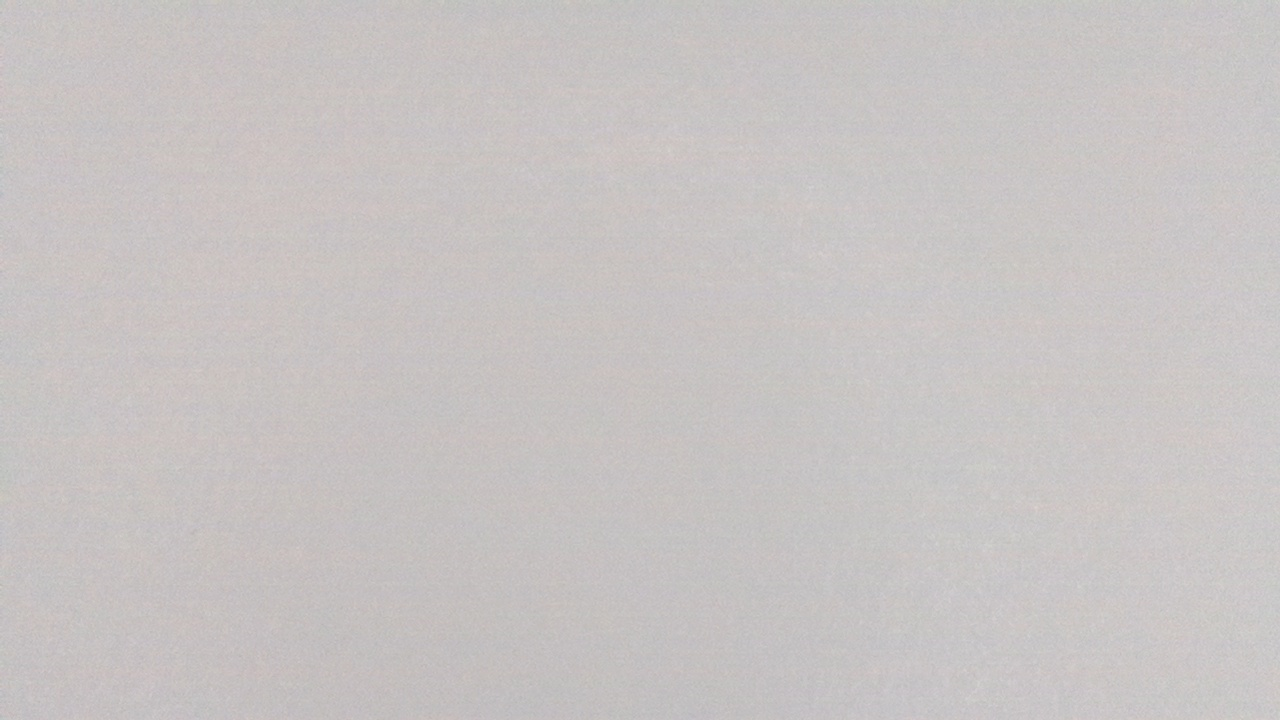
#> input picture asset/image-bg.jpg, 1280 x 720 px
$ python -i preprocess.py   (imports and definitions only)
#> lines starting #> are read from the running program, lines starting #| are printed output that depends on the picture; after the words box and inside, x2 and y2 are one past the last pixel; in counts of white or black regions, pixels touching at a corner belong together
#> further down, picture is the input picture: shape (720, 1280, 3); mean B, G, R 194.8, 195.3, 199.6
### src/utils/contour_utils.py
"""This module contains utility functions that deal with contour and threshold image."""
from typing import List

import cv2
import numpy as np


def filter_out_small_contours(thresh_img: np.ndarray, min_contour_area: float) -> np.ndarray:
    """Filter out contours that are less than the `min_contour_area` by filling the `thresh_img`
    as black where the contours are found.

    Expects `thresh_img` to be a grayscale image with bg as black and fg as white.
    """
    # Make copy of thresh_img
    thresh_img = thresh_img.copy()

    # Find the contours
    contours, _ = cv2.findContours(thresh_img, cv2.RETR_EXTERNAL, cv2.CHAIN_APPROX_SIMPLE)

    # Filter out small contours
    contours_to_fill = []
    for contour in contours:
        if cv2.contourArea(contour) < min_contour_area:
            contours_to_fill.append(contour)

    # Fill small contours
    cv2.drawContours(thresh_img, contours_to_fill, -1, 0, -1)

    return thresh_img


# [61 lines left out: functions filter_for_largest_contour, has_contour_of_size, get_contour_center_x_position, get_contour_center_y_position, sort_contours_by_axis, not called in this run]

### src/tasks/preprocess.py
"""This module contains functions that will perform preprocessing of frame before
finding the connector or wires."""
from dataclasses import dataclass

import cv2
import numpy as np

from ..utils import contour_utils

DEFAULT_LOWEST_V_VALUE = 150  # Default lowest V value in HSV for being considered background
DEFAULT_HIGHEST_BINARY_THRESHOLD = 150  # Default binary threshold for separating fg and bg
MINIMUM_VALID_CONTOUR_AREA = 2000  # Minimum area to be considered a contour of an object

# Proportion of frame to disregard when searching if wire connector candidate is present
DISREGARD_WIDTH_PERCENTAGE = 0.3
DISREGARD_HEIGHT_PERCENTAGE = 0.5
# Minimum area of contour to consider as possible candidate for wire connector
MINIMUM_VALID_CONNECTOR_AREA = 10000


@dataclass
class CheckSectionPositions:
    """A dataclass to hold information on the section of frame to
    check for presence of wire connector candidate.
    """

    start_x_pos: int
    end_x_pos: int
    start_y_pos: int
    end_y_pos: int


# [23 lines left out: function threshold_with_inRange, not called in this run]


def threshold_with_otsu(frame: np.ndarray) -> np.ndarray:
    """Perform thresholing by using otsu thresholding.

    The returned threshold image will have the background appears as black and the
    wire assy appears as white.
    """
    # Convert frame to gray
    gray = cv2.cvtColor(frame, cv2.COLOR_BGR2GRAY)

    # Apply otsu thresholding
    otsu_threshold, thresh_img = cv2.threshold(gray, 0, 255, cv2.THRESH_OTSU)
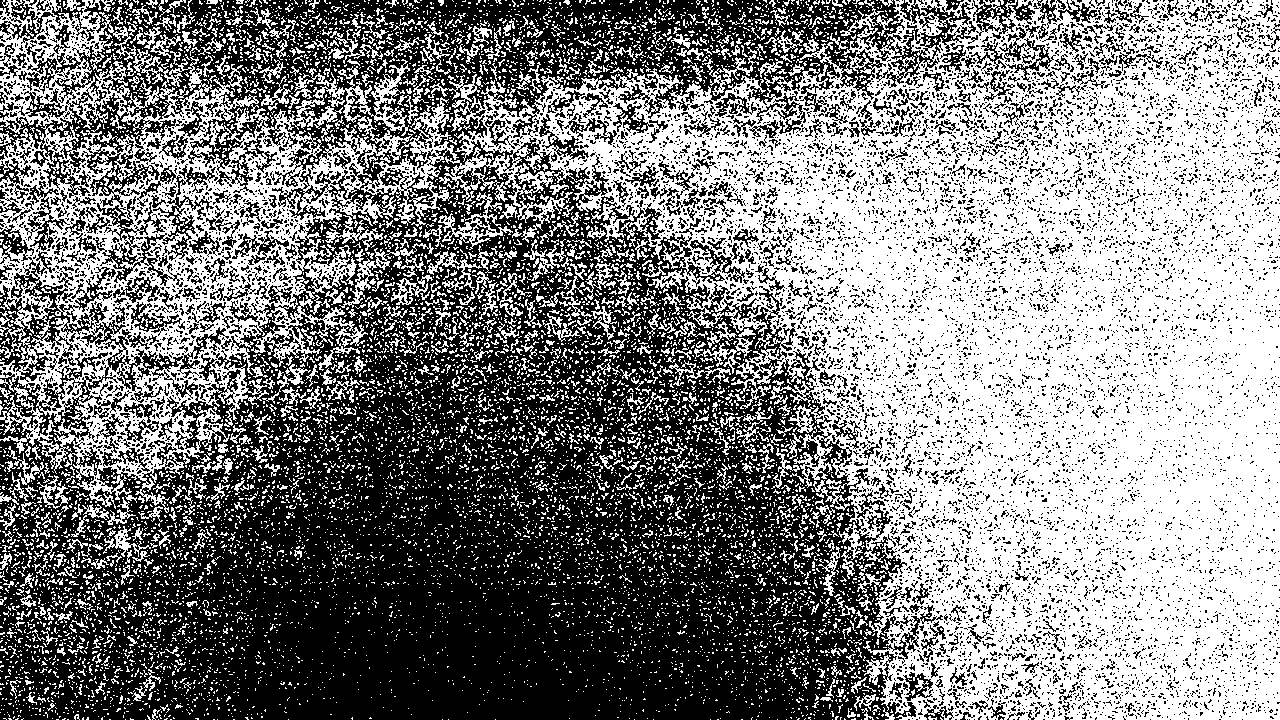
#> thresh_img: shape (720, 1280); 50.7% white; 10436 black regions (9888 under 20 px), largest, box (x1, y1, x2, y2) and area: (0, 0, 978, 720) 374081, (93, 164, 218, 287) 3509, (973, 0, 1035, 39) 923
#> otsu_threshold = 196
    threshold = min(DEFAULT_HIGHEST_BINARY_THRESHOLD, otsu_threshold)  # Above default threshold is bg
#> threshold = 150
    _, thresh_img = cv2.threshold(gray, threshold, 255, cv2.THRESH_BINARY)
#> thresh_img: shape (720, 1280); every value is 255

    # Swap the color such that bg appears black and fg appears white
    thresh_img = cv2.bitwise_not(thresh_img)
#> thresh_img: shape (720, 1280); every value is 0

    # Filter small contours
    return contour_utils.filter_out_small_contours(thresh_img, MINIMUM_VALID_CONTOUR_AREA)
#> in filter_out_small_contours, `contours, _ = cv2.findContours(thresh_img, cv2.RETR_EXTERNAL, cv2.CHAI..`: contours = []


# [64 lines left out: functions _get_check_section_positions, has_wire_connector_candidate, get_check_section_display, fill_bg_as_white, not called in this run]

>>> import cv2
>>> picture = cv2.imread('../../asset/image-bg.jpg')
>>> result = threshold_with_otsu(picture)

$ run again, on asset/image1.jpg
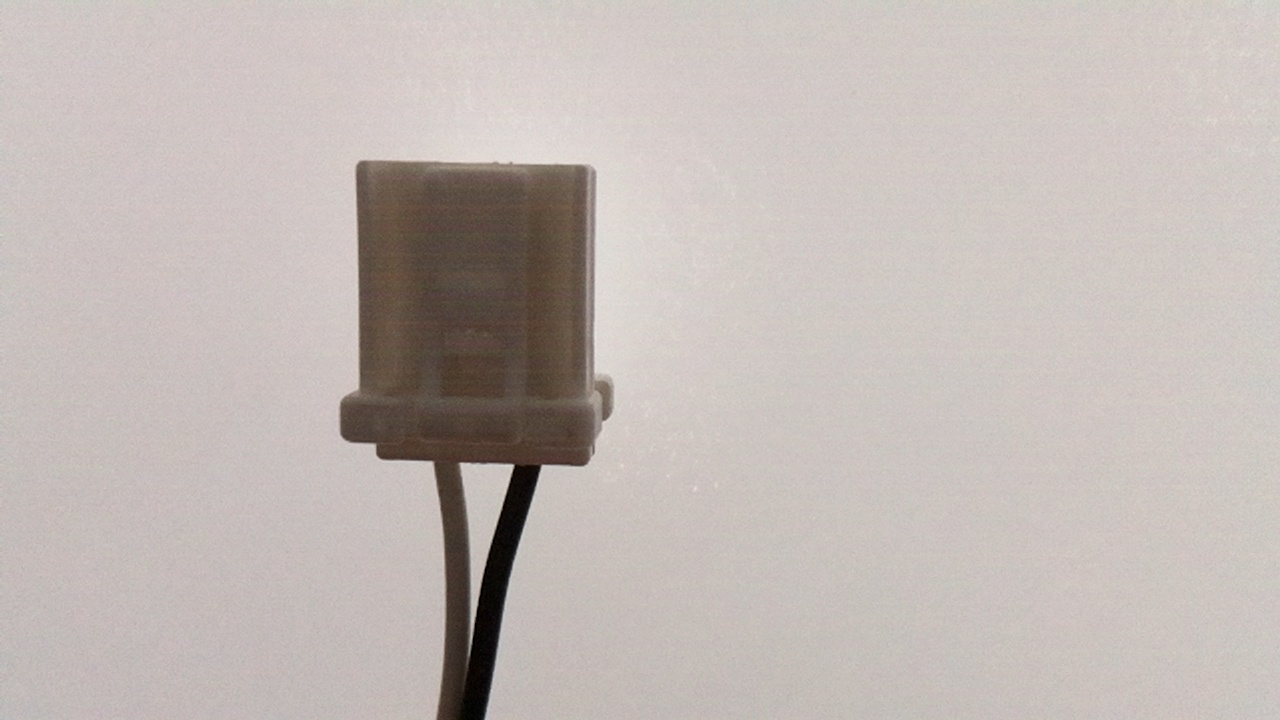
#> input picture asset/image1.jpg, 1280 x 720 px
#> picture is the input picture: shape (720, 1280, 3); mean B, G, R 181, 184.9, 194
#> in threshold_with_otsu, `otsu_threshold, thresh_img = cv2.threshold(gray, 0, 255, cv2.THRESH_OT..`:
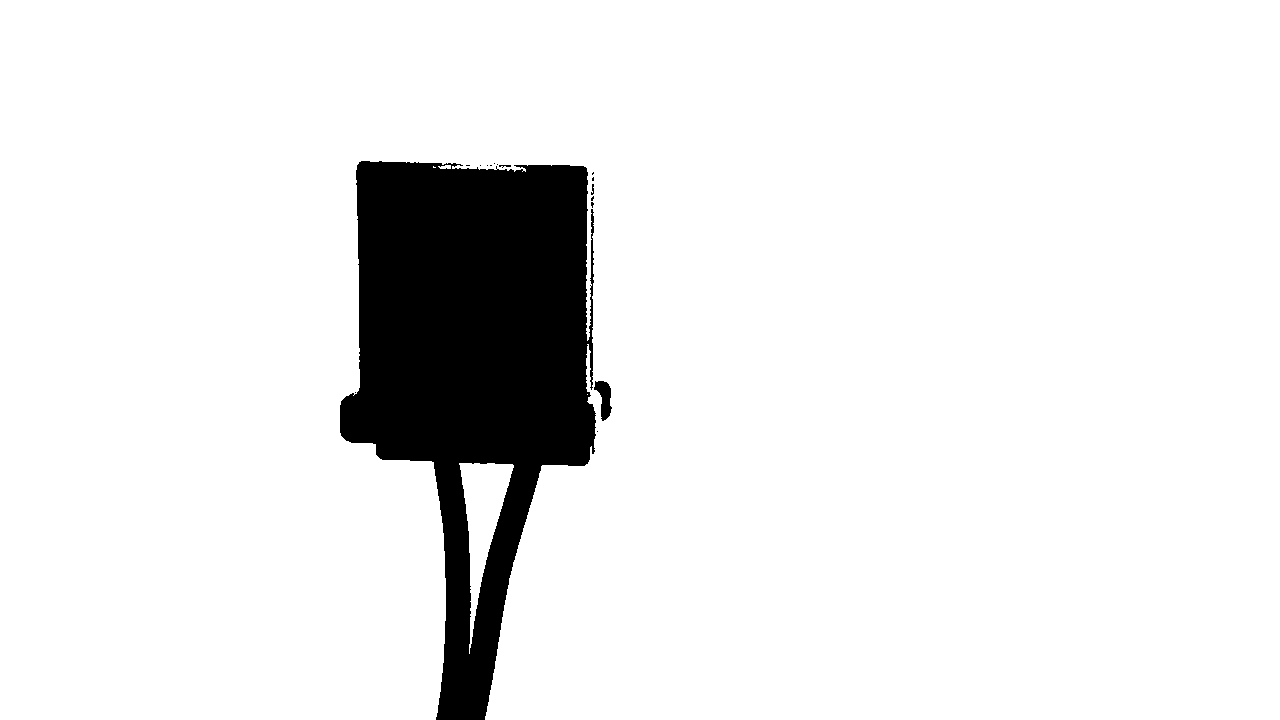
#> thresh_img: shape (720, 1280); 91% white; 16 black regions (12 under 20 px), largest, box (x1, y1, x2, y2) and area: (340, 161, 596, 720) 82662, (594, 381, 612, 421) 406, (499, 165, 511, 168) 21, (591, 184, 594, 195) 21
#> otsu_threshold = 135
#> contours = 16 contours, 14 with area under 20; largest, box (x1, y1, x2, y2) and area: (340, 161, 596, 720) 85770, (594, 381, 612, 421) 359
#> the loop in filter_out_small_contours, `for contour in contours:` made 16 passes
#> contour on passes 1, 2, 7, 8, 10, 11, 12, 13: [[597, 431]], [[355, 392]], [[593, 177], [592, 178], [592, 180], [593, 180]], [[593, 172], [592, 173], [592, 174], [593, 173]], [[490, 165], [491, 165]], [[487, 165]], [[480, 165]], [[466, 165], [469, 165]]
#> after the loop in filter_out_small_contours, `for contour in contours:`: contours_to_fill = 15 contours, 14 with area under 20; largest, box (x1, y1, x2, y2) and area: (594, 381, 612, 421) 359

$ run again, on asset/image2.jpg
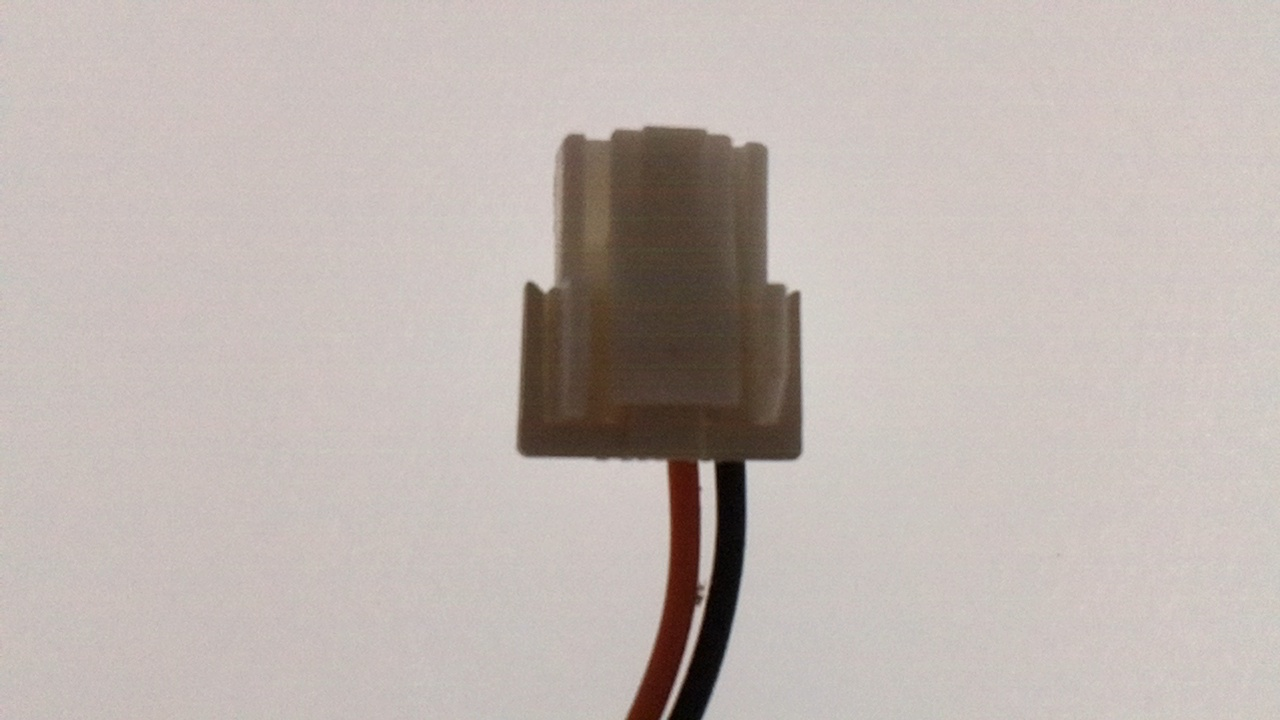
#> input picture asset/image2.jpg, 1280 x 720 px
#> picture is the input picture: shape (720, 1280, 3); mean B, G, R 177.1, 181.7, 191.6
#> in threshold_with_otsu, `otsu_threshold, thresh_img = cv2.threshold(gray, 0, 255, cv2.THRESH_OT..`:
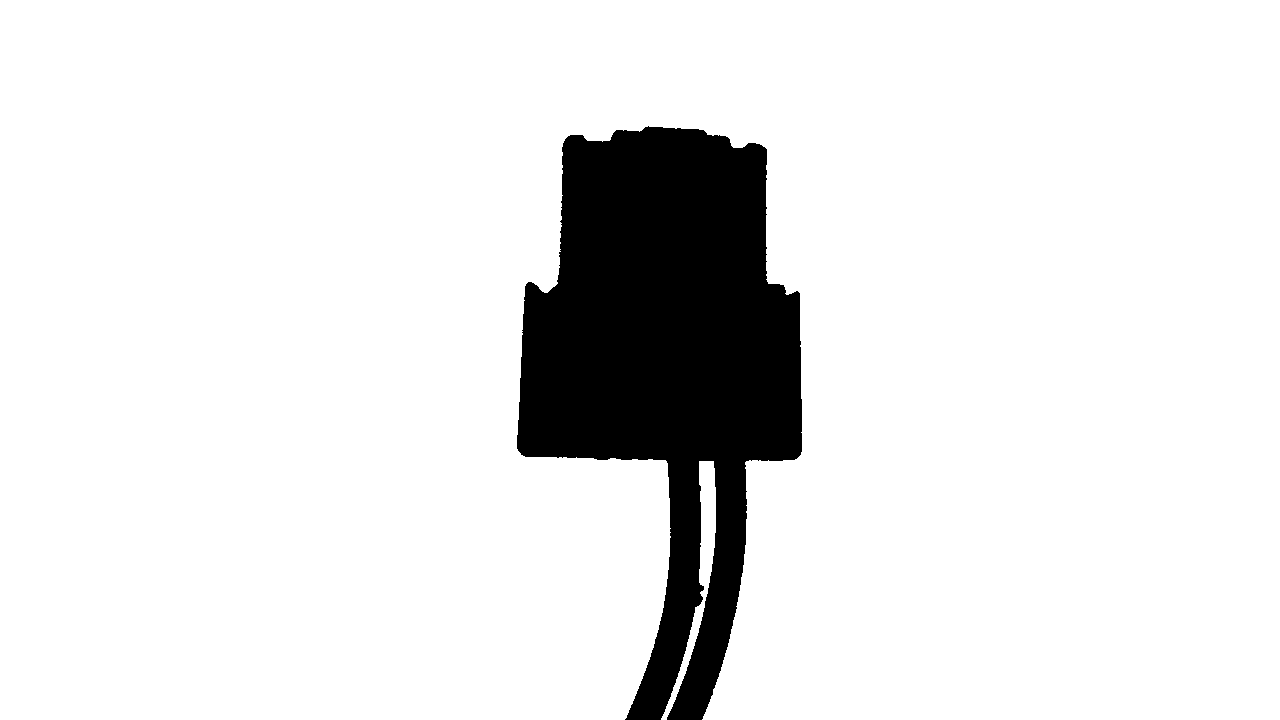
#> thresh_img: shape (720, 1280); 89.6% white; 1 black region, box (x1, y1, x2, y2) and area: (517, 126, 802, 720) 96168
#> otsu_threshold = 132
#> contours = 1 contour; box (x1, y1, x2, y2) and area: (517, 126, 802, 720) 95058
#> the loop in filter_out_small_contours, `for contour in contours:` made 1 pass
#> after the loop in filter_out_small_contours, `for contour in contours:`: contours_to_fill = []
